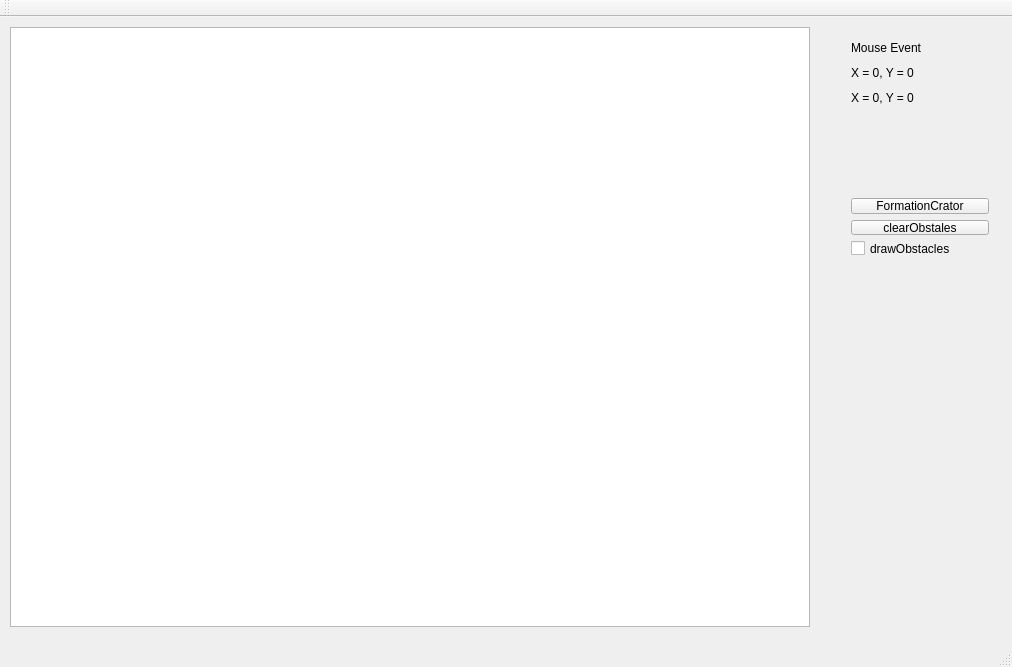
<?xml version="1.0" encoding="UTF-8"?>
<ui version="4.0">
 <class>MainWindow</class>
 <widget class="QMainWindow" name="MainWindow">
  <property name="geometry">
   <rect>
    <x>0</x>
    <y>0</y>
    <width>1012</width>
    <height>667</height>
   </rect>
  </property>
  <property name="windowTitle">
   <string>MainWindow</string>
  </property>
  <widget class="QWidget" name="centralWidget">
   <widget class="QWidget" name="verticalLayoutWidget">
    <property name="geometry">
     <rect>
      <x>840</x>
      <y>170</y>
      <width>160</width>
      <height>80</height>
     </rect>
    </property>
    <layout class="QVBoxLayout" name="verticalLayout">
     <item>
      <widget class="QPushButton" name="formationCreatorButton">
       <property name="text">
        <string>FormationCrator</string>
       </property>
      </widget>
     </item>
     <item>
      <widget class="QPushButton" name="pushButton_4">
       <property name="text">
        <string>clearObstales</string>
       </property>
      </widget>
     </item>
     <item>
      <widget class="QCheckBox" name="checkBox">
       <property name="sizePolicy">
        <sizepolicy hsizetype="Minimum" vsizetype="Fixed">
         <horstretch>0</horstretch>
         <verstretch>0</verstretch>
        </sizepolicy>
       </property>
       <property name="text">
        <string>drawObstacles</string>
       </property>
      </widget>
     </item>
    </layout>
   </widget>
   <widget class="GameView" name="graphicsView">
    <property name="geometry">
     <rect>
      <x>10</x>
      <y>10</y>
      <width>800</width>
      <height>600</height>
     </rect>
    </property>
    <property name="sizePolicy">
     <sizepolicy hsizetype="Preferred" vsizetype="Preferred">
      <horstretch>0</horstretch>
      <verstretch>0</verstretch>
     </sizepolicy>
    </property>
    <property name="mouseTracking">
     <bool>true</bool>
    </property>
   </widget>
   <widget class="QWidget" name="verticalLayoutWidget_2">
    <property name="geometry">
     <rect>
      <x>840</x>
      <y>10</y>
      <width>111</width>
      <height>91</height>
     </rect>
    </property>
    <layout class="QVBoxLayout" name="verticalLayout_2">
     <item>
      <widget class="QLabel" name="label_mouse_event">
       <property name="text">
        <string>Mouse Event</string>
       </property>
      </widget>
     </item>
     <item>
      <widget class="QLabel" name="label_mouse_position">
       <property name="text">
        <string>X = 0, Y = 0</string>
       </property>
      </widget>
     </item>
     <item>
      <widget class="QLabel" name="label_click_position_scene_2">
       <property name="text">
        <string>X = 0, Y = 0</string>
       </property>
      </widget>
     </item>
    </layout>
   </widget>
   <widget class="QPushButton" name="pushButton_3">
    <property name="geometry">
     <rect>
      <x>-350</x>
      <y>120</y>
      <width>75</width>
      <height>23</height>
     </rect>
    </property>
    <property name="text">
     <string>PushButton</string>
    </property>
   </widget>
  </widget>
  <widget class="QMenuBar" name="menuBar">
   <property name="geometry">
    <rect>
     <x>0</x>
     <y>0</y>
     <width>1012</width>
     <height>21</height>
    </rect>
   </property>
  </widget>
  <widget class="QToolBar" name="mainToolBar">
   <attribute name="toolBarArea">
    <enum>TopToolBarArea</enum>
   </attribute>
   <attribute name="toolBarBreak">
    <bool>false</bool>
   </attribute>
  </widget>
  <widget class="QStatusBar" name="statusBar"/>
 </widget>
 <layoutdefault spacing="6" margin="11"/>
 <customwidgets>
  <customwidget>
   <class>GameView</class>
   <extends>QGraphicsView</extends>
   <header>gameview.h</header>
  </customwidget>
 </customwidgets>
 <resources/>
 <connections/>
</ui>
